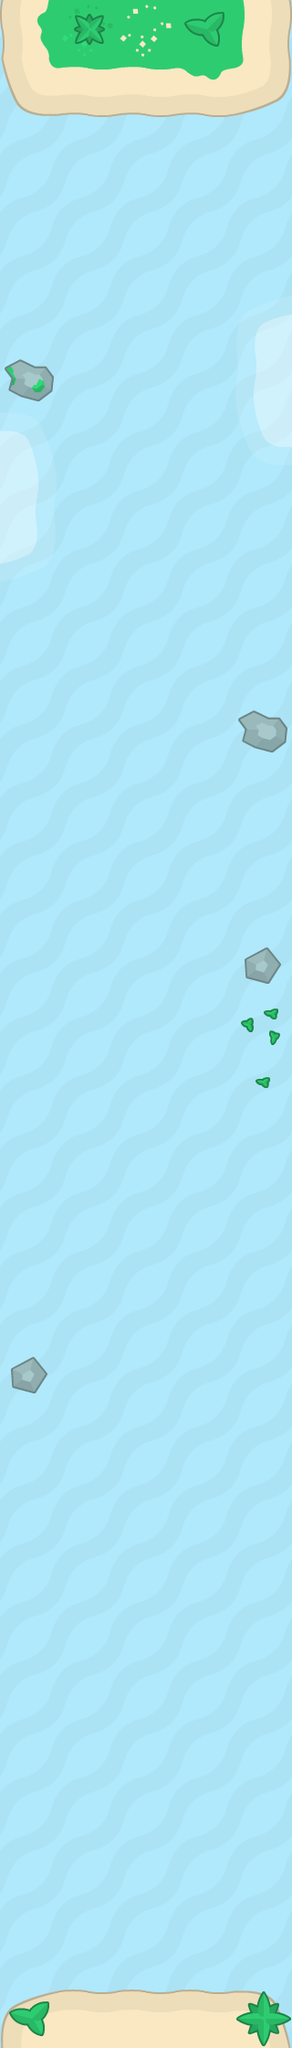

A level layout from a 2D game, rendered from its tile map. Below: a short description, then the map file with its tile-grid data intact:
An orthogonal 5x35 tile map with 64x64 px tiles, 3 tile layers (Water, Ground, Objects).

<map version="1.0" tiledversion="1.0.3" orientation="orthogonal" renderorder="left-down" width="5" height="35" tilewidth="64" tileheight="64" nextobjectid="1">
 <tileset firstgid="1" name="tiles_sheet" tilewidth="64" tileheight="64" tilecount="96" columns="16">
  <image source="../kenney_piratepack/Tilesheet/tiles_sheet.png" trans="ff00ff" width="1024" height="384" />
 </tileset>
 <layer name="Water" width="5" height="35">
  <data encoding="csv">
73,73,73,73,73,
73,73,73,73,73,
73,73,73,73,73,
73,73,73,73,73,
73,73,73,73,73,
73,73,73,73,73,
73,73,73,73,73,
73,73,73,73,73,
73,73,73,73,73,
73,73,73,73,73,
73,73,73,73,73,
73,73,73,73,73,
73,73,73,73,73,
73,73,73,73,73,
73,73,73,73,73,
73,73,73,73,73,
73,73,73,73,73,
73,73,73,73,73,
73,73,73,73,73,
73,73,73,73,73,
73,73,73,73,73,
73,73,73,73,73,
73,73,73,73,73,
73,73,73,73,73,
73,73,73,73,73,
73,73,73,73,73,
73,73,73,73,73,
73,73,73,73,73,
73,73,73,73,73,
73,73,73,73,73,
73,73,73,73,73,
73,73,73,73,73,
73,73,73,73,73,
73,73,73,73,73,
73,73,73,73,73
</data>
 </layer>
 <layer name="Ground" width="5" height="35">
  <data encoding="csv">
38,39,24,23,25,
54,55,55,56,57,
0,0,0,0,0,
0,0,0,0,0,
0,0,0,0,0,
0,0,0,0,10,
0,0,0,0,26,
12,0,0,0,42,
28,0,0,0,0,
44,0,0,0,0,
0,0,0,0,0,
0,0,0,0,0,
0,0,0,0,0,
0,0,0,0,0,
0,0,0,0,0,
0,0,0,0,0,
0,0,0,0,0,
0,0,0,0,0,
0,0,0,0,0,
0,0,0,0,0,
0,0,0,0,0,
0,0,0,0,0,
0,0,0,0,0,
0,0,0,0,0,
0,0,0,0,0,
0,0,0,0,0,
0,0,0,0,0,
0,0,0,0,0,
0,0,0,0,0,
0,0,0,0,0,
0,0,0,0,0,
0,0,0,0,0,
0,0,0,0,0,
0,0,0,0,0,
1,2,2,2,3
</data>
 </layer>
 <layer name="Objects" width="5" height="35">
  <data encoding="csv">
0,72,0,70,0,
0,0,0,0,0,
0,0,0,0,0,
0,0,0,0,0,
0,0,0,0,0,
0,0,0,0,0,
66,0,0,0,0,
0,0,0,0,0,
0,0,0,0,0,
0,0,0,0,0,
0,0,0,0,0,
0,0,0,0,0,
0,0,0,0,50,
0,0,0,0,0,
0,0,0,0,0,
0,0,0,0,0,
0,0,0,0,51,
0,0,0,0,88,
0,0,0,0,87,
0,0,0,0,0,
0,0,0,0,0,
0,0,0,0,0,
0,0,0,0,0,
51,0,0,0,0,
0,0,0,0,0,
0,0,0,0,0,
0,0,0,0,0,
0,0,0,0,0,
0,0,0,0,0,
0,0,0,0,0,
0,0,0,0,0,
0,0,0,0,0,
0,0,0,0,0,
0,0,0,0,0,
70,0,0,0,71
</data>
 </layer>
</map>
